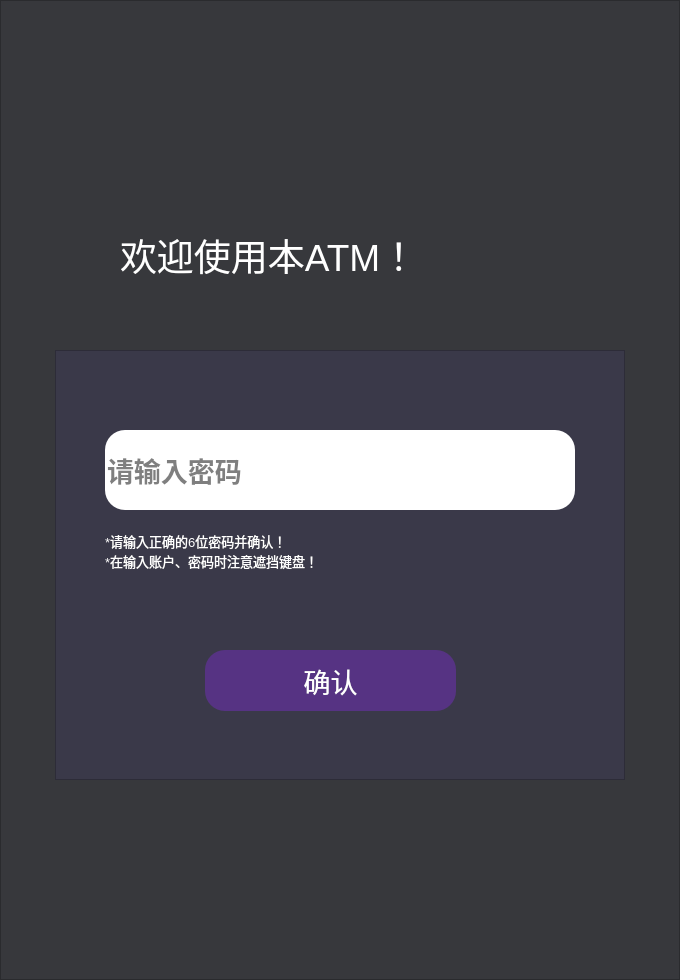
<?xml version="1.0" encoding="UTF-8"?>
<ui version="4.0">
 <class>Form</class>
 <widget class="QWidget" name="Form">
  <property name="geometry">
   <rect>
    <x>0</x>
    <y>0</y>
    <width>680</width>
    <height>980</height>
   </rect>
  </property>
  <property name="windowTitle">
   <string>Form</string>
  </property>
  <layout class="QVBoxLayout" name="verticalLayout">
   <property name="spacing">
    <number>0</number>
   </property>
   <property name="leftMargin">
    <number>0</number>
   </property>
   <property name="topMargin">
    <number>0</number>
   </property>
   <property name="rightMargin">
    <number>0</number>
   </property>
   <property name="bottomMargin">
    <number>0</number>
   </property>
   <item>
    <widget class="QFrame" name="frame">
     <property name="styleSheet">
      <string notr="true">QFrame {
	background-color : rgb(55,56,60)
}</string>
     </property>
     <property name="frameShape">
      <enum>QFrame::StyledPanel</enum>
     </property>
     <property name="frameShadow">
      <enum>QFrame::Raised</enum>
     </property>
     <widget class="QFrame" name="frame_2">
      <property name="geometry">
       <rect>
        <x>55</x>
        <y>350</y>
        <width>570</width>
        <height>430</height>
       </rect>
      </property>
      <property name="styleSheet">
       <string notr="true">QFrame{
	background-color : rgb(58,57,73)
}</string>
      </property>
      <property name="frameShape">
       <enum>QFrame::StyledPanel</enum>
      </property>
      <property name="frameShadow">
       <enum>QFrame::Raised</enum>
      </property>
      <widget class="QLineEdit" name="password_lineedit">
       <property name="geometry">
        <rect>
         <x>50</x>
         <y>80</y>
         <width>470</width>
         <height>80</height>
        </rect>
       </property>
       <property name="font">
        <font>
         <family>Arial Black</family>
         <pointsize>20</pointsize>
         <weight>75</weight>
         <bold>true</bold>
        </font>
       </property>
       <property name="styleSheet">
        <string notr="true">QLineEdit{
	border-radius : 20px
}</string>
       </property>
       <property name="maxLength">
        <number>6</number>
       </property>
       <property name="echoMode">
        <enum>QLineEdit::Password</enum>
       </property>
       <property name="placeholderText">
        <string>请输入密码</string>
       </property>
       <property name="clearButtonEnabled">
        <bool>false</bool>
       </property>
      </widget>
      <widget class="QLabel" name="label_2">
       <property name="geometry">
        <rect>
         <x>50</x>
         <y>180</y>
         <width>426</width>
         <height>41</height>
        </rect>
       </property>
       <property name="font">
        <font>
         <family>Arial</family>
         <pointsize>10</pointsize>
         <weight>50</weight>
         <bold>false</bold>
        </font>
       </property>
       <property name="styleSheet">
        <string notr="true">QLabel {
	color : rgb(255, 255, 255)
}</string>
       </property>
       <property name="text">
        <string>*请输入正确的6位密码并确认！
*在输入账户、密码时注意遮挡键盘！</string>
       </property>
      </widget>
      <widget class="QPushButton" name="pushButton_2">
       <property name="geometry">
        <rect>
         <x>150</x>
         <y>300</y>
         <width>251</width>
         <height>61</height>
        </rect>
       </property>
       <property name="font">
        <font>
         <family>Arial</family>
         <pointsize>20</pointsize>
         <weight>50</weight>
         <bold>false</bold>
        </font>
       </property>
       <property name="styleSheet">
        <string notr="true">QPushButton{
	border-radius : 20px;
	background-color : rgb(86, 51, 131);
	color : rgb(255, 255, 255)

}
QPushButton:hover{
	background-color : rgb(141, 84, 216);
	color : rgb(236, 236, 236)
}
QPushButton:pressed{
	background-color : rgb(86, 51, 131);	
	color : rgb(255, 255, 255)
}</string>
       </property>
       <property name="text">
        <string>确认</string>
       </property>
      </widget>
      <widget class="QLabel" name="label_3">
       <property name="geometry">
        <rect>
         <x>50</x>
         <y>240</y>
         <width>380</width>
         <height>41</height>
        </rect>
       </property>
       <property name="font">
        <font>
         <family>Arial</family>
         <pointsize>12</pointsize>
        </font>
       </property>
       <property name="styleSheet">
        <string notr="true">QLabel {
	color : rgb(170, 0, 0)
}</string>
       </property>
       <property name="text">
        <string/>
       </property>
      </widget>
     </widget>
     <widget class="QLabel" name="label">
      <property name="geometry">
       <rect>
        <x>120</x>
        <y>180</y>
        <width>480</width>
        <height>150</height>
       </rect>
      </property>
      <property name="font">
       <font>
        <family>Arial</family>
        <pointsize>28</pointsize>
        <weight>50</weight>
        <italic>false</italic>
        <bold>false</bold>
       </font>
      </property>
      <property name="styleSheet">
       <string notr="true">QLabel {
	color : rgb(255, 255, 255)
}</string>
      </property>
      <property name="text">
       <string>欢迎使用本ATM！</string>
      </property>
      <property name="textFormat">
       <enum>Qt::AutoText</enum>
      </property>
     </widget>
    </widget>
   </item>
  </layout>
 </widget>
 <resources/>
 <connections/>
</ui>
